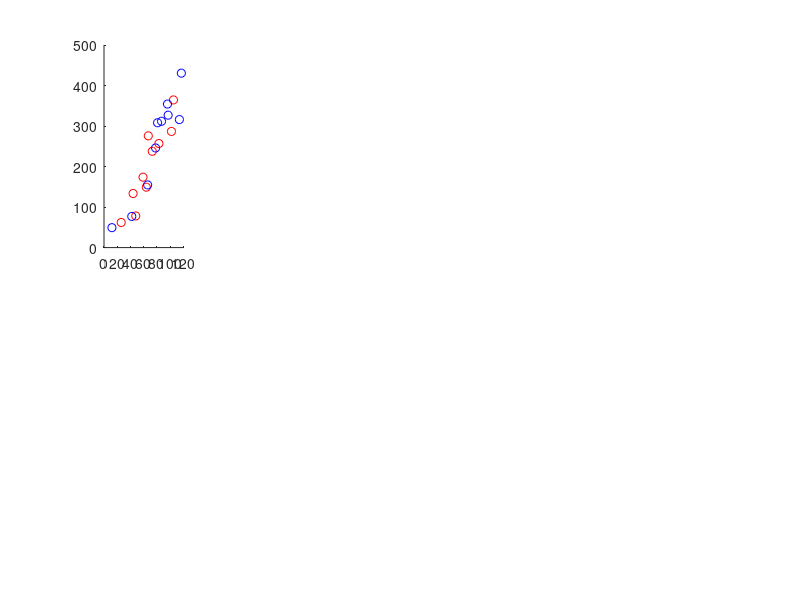

This figure's MATLAB source: (Note: this script raises an error after producing the figure.)
trainData=load('train.txt');
testData=load('test.txt');
x = linspace(min(trainData(:,1)),max(trainData(:,1)), 1000);
x2=1:10;
randSample=randsample(length(trainData), 10);
tData=trainData(randSample,:);
trainData(randSample,:)=[];
vData=trainData;
figure;
for i=1:10
    subplot(2,5,i)
    hold on;
    scatter(vData(:,1), vData(:,2), 'r');
    scatter(tData(:,1), tData(:,2), 'b');
    [err1, err2, err3, y]=tryDeg(tData, vData, testData, x, i);
    plot(x,y,'b');
    %legend('Validation data', 'Train Data', 'Regression function');
    %xlabel(strcat('Train error=', num2str(err1,4), '; Validation error=', num2str(err2,4), '; Test error=', num2str(err3,4)))
    ylabel(strcat('Deg = ', num2str(i)))
    fprintf('%d -> %.2f / %.2f / %.2f\n', i, err1, err2, err3);
end
label('Validation data', 'Train data', 'Regression function')